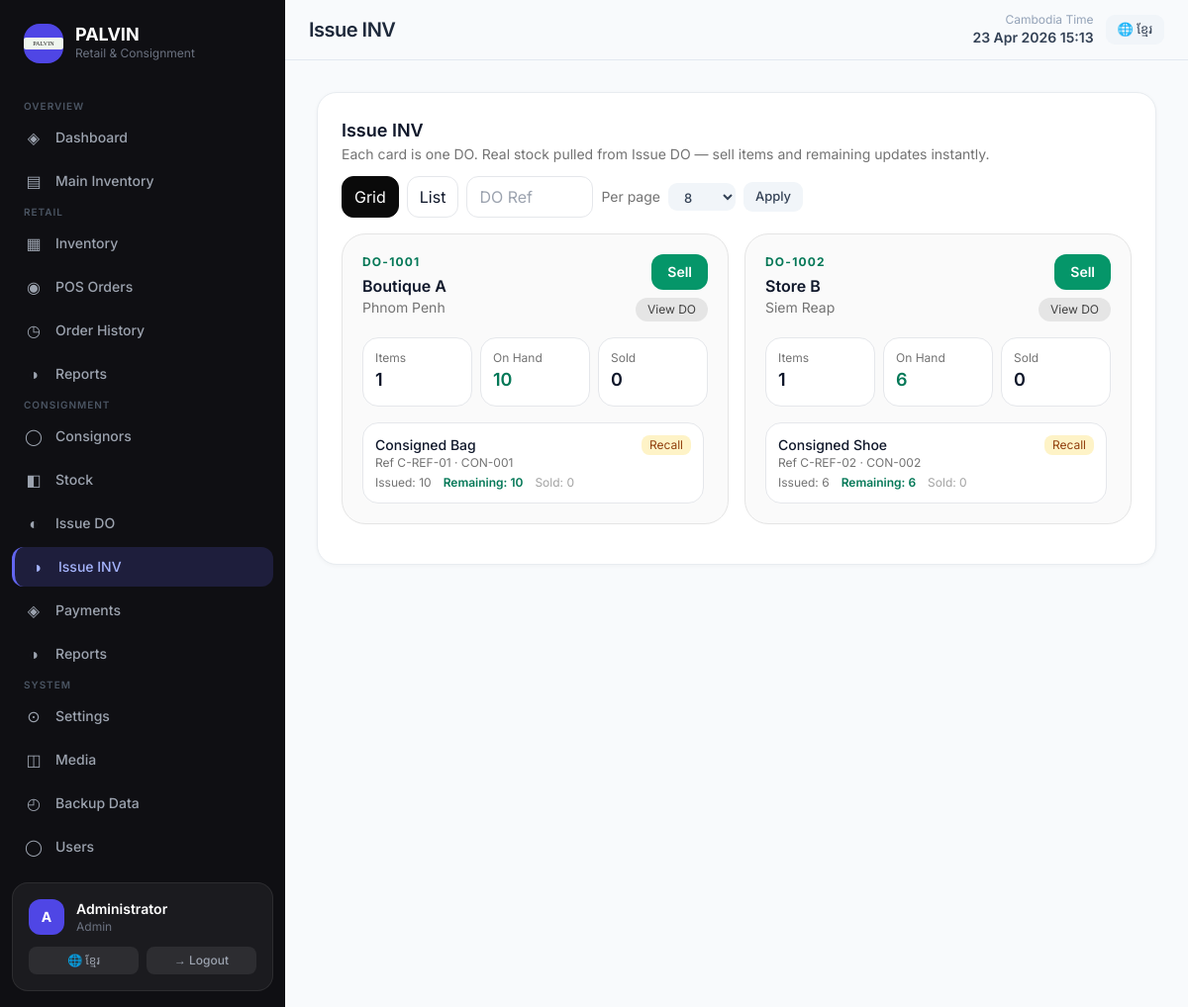
/consignment_inventory.php (signed in), run on the app's committed database.
### tables this page shows
CREATE TABLE consignment_assignments (
    id INT AUTO_INCREMENT PRIMARY KEY,
    consignor_id INT NOT NULL,
    main_inventory_id INT NOT NULL,
    delivery_no VARCHAR(80) NULL,
    assigned_stock INT NOT NULL DEFAULT 0,
    sale_price DECIMAL(12,2) NOT NULL DEFAULT 0,
    commission_rate DECIMAL(6,2) NOT NULL DEFAULT 5,
    notes VARCHAR(255) NULL,
    issued_by VARCHAR(160) NULL,
    updated_at DATETIME NULL,
    CONSTRAINT fk_consignment_assignments_consignor FOREIGN KEY (consignor_id) REFERENCES consignors(id) ON DELETE CASCADE,
    CONSTRAINT fk_consignment_assignments_main FOREIGN KEY (main_inventory_id) REFERENCES consignment_main_inventory(id) ON DELETE CASCADE
);

CREATE TABLE consignors (
    id INT AUTO_INCREMENT PRIMARY KEY,
    store_name VARCHAR(180) NOT NULL,
    branch_location VARCHAR(180) NULL,
    contact_person VARCHAR(180) NULL,
    phone VARCHAR(80) NULL,
    email VARCHAR(160) NULL,
    address_text TEXT NULL,
    commission_rate DECIMAL(6,2) NOT NULL DEFAULT 5,
    notes TEXT NULL
);

CREATE TABLE consignment_main_inventory (
    id INT AUTO_INCREMENT PRIMARY KEY,
    item_name VARCHAR(180) NOT NULL,
    reference_code VARCHAR(120) NULL,
    item_code VARCHAR(120) NOT NULL UNIQUE,
    total_stock INT NOT NULL DEFAULT 0,
    sale_price DECIMAL(12,2) NOT NULL DEFAULT 0,
    image_path VARCHAR(255) NULL,
    updated_at DATETIME NULL
);

### includes/functions.php (called while the page is built, shortened)
<?php
if (!function_exists('e')) {
function e($value = null): string {
    return htmlspecialchars((string)$value, ENT_QUOTES, 'UTF-8');
}}
if (!function_exists('db_all')) {
function db_all(PDO $pdo, string $sql, array $params = []): array {
    $stmt = $pdo->prepare($sql); $stmt->execute($params); return $stmt->fetchAll();
}}
if (!function_exists('paginate_meta')) {
function paginate_meta(int $total, int $defaultPerPage = 10, int $maxPerPage = 50): array {
    $raw = $_GET['per_page'] ?? $defaultPerPage;
    $perPage = (int)$raw;
    $page = (int)($_GET['page'] ?? 1);
    $pages = max(1, (int)ceil($total / max(1, $perPage)));
    return ['page'=>$page,'per_page'=>$perPage,'pages'=>$pages,'offset'=>($page-1)*$perPage,'total'=>$total,'show_all'=>false];
}}
if (!function_exists('page_size_options')) {
function page_size_options(array $custom = [6,8,10,12,'all']): array { return $custom; }}

### consignment_inventory.php (the view, shortened to what this page needs)
<?php
require __DIR__ . '/includes/bootstrap.php';
$view         = (($_GET['view'] ?? 'grid') === 'list') ? 'list' : 'grid';
$doRefFilter  = trim((string)($_GET['do_ref'] ?? ''));
$sql = "
    SELECT
        ca.id                                                               AS assignment_id,
        COALESCE(inv.id, 0)                                                AS inventory_id,
        ca.consignor_id,
        COALESCE(NULLIF(ca.delivery_no,''), CONCAT('DO-',ca.id))          AS delivery_no,
        ca.assigned_stock,
        ca.sale_price,
        ca.commission_rate,
        c.store_name                                                        AS consignor_name,
        COALESCE(c.branch_location,'')                                     AS branch_location,
        mi.item_name,
        COALESCE(mi.reference_code,'')                                     AS reference_code,
        COALESCE(mi.item_code,'')                                          AS item_code,
        GREATEST(COALESCE(inv.stock_balance,
            ca.assigned_stock - COALESCE(sold.total_sold,0)), 0)          AS stock_balance,
        COALESCE(sold.total_sold,0)                                        AS sold_qty
    FROM consignment_assignments ca
    INNER JOIN consignors c ON c.id = ca.consignor_id
    INNER JOIN consignment_main_inventory mi ON mi.id = ca.main_inventory_id
    LEFT  JOIN consignment_inventory inv ON inv.assignment_id = ca.id
    LEFT  JOIN (
        SELECT assignment_id, SUM(quantity) AS total_sold
        FROM consignment_sales GROUP BY assignment_id
    ) sold ON sold.assignment_id = ca.id
    WHERE GREATEST(COALESCE(inv.stock_balance,
            ca.assigned_stock - COALESCE(sold.total_sold,0)), 0) > 0
";
$params = [];
$sql .= ' ORDER BY c.store_name ASC, ca.delivery_no ASC, ca.id ASC';
$inventoryRows = db_all($pdo, $sql, $params);
$byConsignor = [];
foreach ($inventoryRows as $row) {
    $cid       = (int)$row['consignor_id'];
    $doRef     = (string)$row['delivery_no'];
    $remaining = max(0, (int)$row['stock_balance']);
    if (!isset($byConsignor[$cid])) {
        $byConsignor[$cid] = [
            'consignor_id'    => $cid,
            'consignor_name'  => (string)$row['consignor_name'],
            'branch_location' => (string)$row['branch_location'],
            'dos'             => [],
        ];
    }
    if (!isset($byConsignor[$cid]['dos'][$doRef])) {
        $byConsignor[$cid]['dos'][$doRef] = [
            'delivery_no'   => $doRef,
            'total_items'   => 0,
            'total_on_hand' => 0,
            'total_sold'    => 0,
            'rows'          => [],
        ];
    }
    $byConsignor[$cid]['dos'][$doRef]['rows'][] = [
        'assignment_id'   => (int)$row['assignment_id'],
        'inventory_id'    => (int)$row['inventory_id'],
        'item_name'       => (string)$row['item_name'],
        'reference_code'  => (string)$row['reference_code'],
        'item_code'       => (string)$row['item_code'],
        'delivery_no'     => $doRef,
        'assigned_stock'  => (int)$row['assigned_stock'],
        'sold_qty'        => (int)$row['sold_qty'],
        'stock_balance'   => $remaining,
        'sale_price'      => (float)$row['sale_price'],
        'commission_rate' => (float)$row['commission_rate'],
    ];
    $byConsignor[$cid]['dos'][$doRef]['total_items']++;
    $byConsignor[$cid]['dos'][$doRef]['total_on_hand'] += $remaining;
    $byConsignor[$cid]['dos'][$doRef]['total_sold']    += (int)$row['sold_qty'];
}
$doCards = [];
foreach ($byConsignor as $cid => $cGroup) {
    foreach ($cGroup['dos'] as $doRef => $doGroup) {
        $doCards[] = array_merge($doGroup, [
            'consignor_id'    => $cid,
            'consignor_name'  => $cGroup['consignor_name'],
            'branch_location' => $cGroup['branch_location'],
        ]);
    }
}
usort($doCards, fn($a,$b) => strcasecmp($a['consignor_name'],$b['consignor_name']) ?: strcmp($a['delivery_no'],$b['delivery_no']));
$totalCards = count($doCards);
$meta       = paginate_meta($totalCards, 8, 200);
$cards      = ($meta['show_all'] ?? false)
    ? $doCards
    : array_slice($doCards, (int)$meta['offset'], (int)$meta['per_page']);
require __DIR__ . '/includes/header.php';
?>
<div class="space-y-6">
<div class="pvn-card p-6">
    <div class="flex flex-wrap items-center justify-between gap-3 mb-4 no-print">
        <div>
            <h3 class="font-semibold text-lg">Issue INV</h3>
            <p class="text-sm text-neutral-500">Each card is one DO. Real stock pulled from Issue DO — sell items and remaining updates instantly.</p>
        </div>
        <div class="flex flex-wrap items-center gap-2">
            <a href="?<?= e(http_build_query(array_merge($_GET, ['view'=>'grid','page'=>1]))) ?>"
               class="rounded-xl px-3 py-2 border <?= $view==='grid' ? 'bg-neutral-950 text-white border-neutral-950' : 'bg-white' ?>">Grid</a>
            <a href="?<?= e(http_build_query(array_merge($_GET, ['view'=>'list','page'=>1]))) ?>"
               class="rounded-xl px-3 py-2 border <?= $view==='list' ? 'bg-neutral-950 text-white border-neutral-950' : 'bg-white' ?>">List</a>
            <form class="flex flex-wrap items-center gap-2">
                <input name="do_ref" value="<?= e($doRefFilter) ?>" placeholder="DO Ref" class="rounded-xl border px-3 py-2 w-32">
                <span class="text-sm text-neutral-500">Per page</span>
                <select name="per_page" class="pvn-btn pvn-btn-secondary pvn-btn-sm">
                    <?php foreach (page_size_options(['all',6,8,10,12]) as $opt): ?>
                    <option value="<?= e((string)$opt) ?>" <?= ((string)($meta['show_all'] ? 'all' : $meta['per_page'])) === (string)$opt ? 'selected' : '' ?>>
                        <?= e(is_string($opt) ? strtoupper($opt) : (string)$opt) ?>
                    </option>
                    <?php endforeach; ?>
                </select>
                <button class="pvn-btn pvn-btn-secondary pvn-btn-sm">Apply</button>
            </form>
        </div>
    </div>
    <?php if (!$cards): ?>
    <div class="rounded-2xl border border-dashed p-8 text-center text-neutral-500">
        No issued DO stock available yet. Create an Issue DO first — items will appear here automatically.
    </div>
    <?php else:  ?>
    <div class="grid gap-4 md:grid-cols-2 xl:grid-cols-3">
    <?php foreach ($cards as $card): ?>
        <div class="rounded-[24px] border border-neutral-200 bg-neutral-50 p-5">
            <div class="flex items-start justify-between gap-3">
                <div>
                    <div class="text-xs font-bold text-emerald-700 uppercase tracking-widest mb-1"><?= e($card['delivery_no']) ?></div>
                    <div class="font-semibold text-base"><?= e($card['consignor_name']) ?></div>
                    <?php if ($card['branch_location']): ?>
                    <div class="text-sm text-neutral-500"><?= e($card['branch_location']) ?></div>
                    <?php endif; ?>
                </div>
                <div class="flex flex-col gap-2 items-end shrink-0">
                    <button type="button"
                        class="rounded-xl bg-emerald-600 px-4 py-2 text-white font-semibold text-sm sell-btn"
                        data-key="<?= e($card['consignor_id'] . '|||' . $card['delivery_no']) ?>"
                        data-consignor-id="<?= (int)$card['consignor_id'] ?>"
                        data-consignor-name="<?= e($card['consignor_name']) ?>"
                        data-do-ref="<?= e($card['delivery_no']) ?>">Sell</button>
                    <a href="invoice.php?type=delivery_note&no=<?= urlencode($card['delivery_no']) ?>"
                       target="_blank"
                       class="rounded-xl bg-neutral-200 px-3 py-1 text-neutral-700 text-xs">View DO</a>
                </div>
            </div>
            <div class="mt-4 grid grid-cols-3 gap-2 text-sm">
                <div class="rounded-2xl bg-white p-3 border"><div class="text-neutral-500 text-xs">Items</div><div class="font-semibold text-lg"><?= (int)$card['total_items'] ?></div></div>
                <div class="rounded-2xl bg-white p-3 border"><div class="text-neutral-500 text-xs">On Hand</div><div class="font-semibold text-lg text-emerald-700"><?= (int)$card['total_on_hand'] ?></div></div>
                <div class="rounded-2xl bg-white p-3 border"><div class="text-neutral-500 text-xs">Sold</div><div class="font-semibold text-lg"><?= (int)$card['total_sold'] ?></div></div>
            </div>
            <div class="mt-4 space-y-2 text-sm max-h-48 overflow-auto pr-1">
            <?php foreach ($card['rows'] as $row): ?>
                <div class="rounded-2xl bg-white border p-3">
                    <div class="flex items-start justify-between gap-2">
                        <div class="font-medium text-sm"><?= e($row['item_name']) ?></div>
                        <button type="button"
                            class="shrink-0 rounded-lg bg-amber-100 px-2 py-0.5 text-amber-800 text-xs recall-btn"
                            data-assignment-id="<?= (int)$row['assignment_id'] ?>"
                            data-item-name="<?= e($row['item_name']) ?>"
                            data-max="<?= (int)$row['stock_balance'] ?>">Recall</button>
                    </div>
                    <div class="text-xs text-neutral-500">Ref <?= e($row['reference_code']) ?> · <?= e($row['item_code']) ?></div>
                    <div class="mt-1 flex flex-wrap gap-x-3 text-xs">
                        <span class="text-neutral-500">Issued: <?= $row['assigned_stock'] ?></span>
                        <span class="font-semibold text-emerald-700">Remaining: <?= $row['stock_balance'] ?></span>
                        <span class="text-neutral-400">Sold: <?= $row['sold_qty'] ?></span>
                    </div>
                </div>
            <?php endforeach; ?>
            </div>
        </div>
    <?php endforeach; ?>
    </div>
    <?php endif; ?>
</div>
</div>
<?php require __DIR__ . '/includes/footer.php'; ?>

### data on the page
consignment_assignments: delivery_no "DO-1001", consignor.store_name "Boutique A", branch_location "Phnom Penh", total_items "1", total_on_hand "10", total_sold "0", main_inventory.item_name "Consigned Bag", reference_code "C-REF-01", item_code "CON-001", assigned_stock "10", stock_balance "10", sold_qty "0"
consignment_assignments: delivery_no "DO-1002", consignor.store_name "Store B", branch_location "Siem Reap", total_items "1", total_on_hand "6", total_sold "0", main_inventory.item_name "Consigned Shoe", reference_code "C-REF-02", item_code "CON-002", assigned_stock "6", stock_balance "6", sold_qty "0"

### other printed values
$group['title'] "OVERVIEW"
$info['icon'] "◈"
$info['label'] "Dashboard"
$info['icon'] "▤"
$info['label'] "Main Inventory"
$group['title'] "RETAIL"
$info['icon'] "▦"
$info['label'] "Inventory"
$info['icon'] "◉"
$info['label'] "POS Orders"
$info['icon'] "◷"
$info['label'] "Order History"
$info['icon'] "◑"
$info['label'] "Reports"
$group['title'] "CONSIGNMENT"
